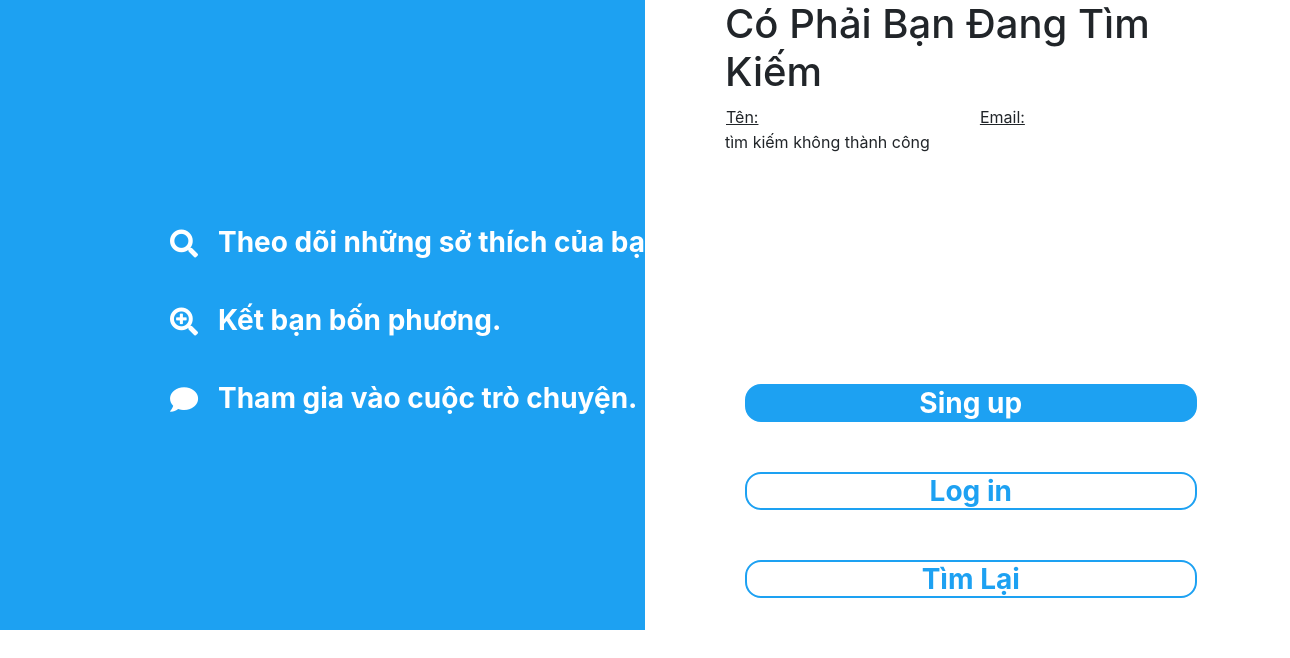
Before: /searchusername.php?tukhoa1=Phuoc Nguyen 2 with the older database file.
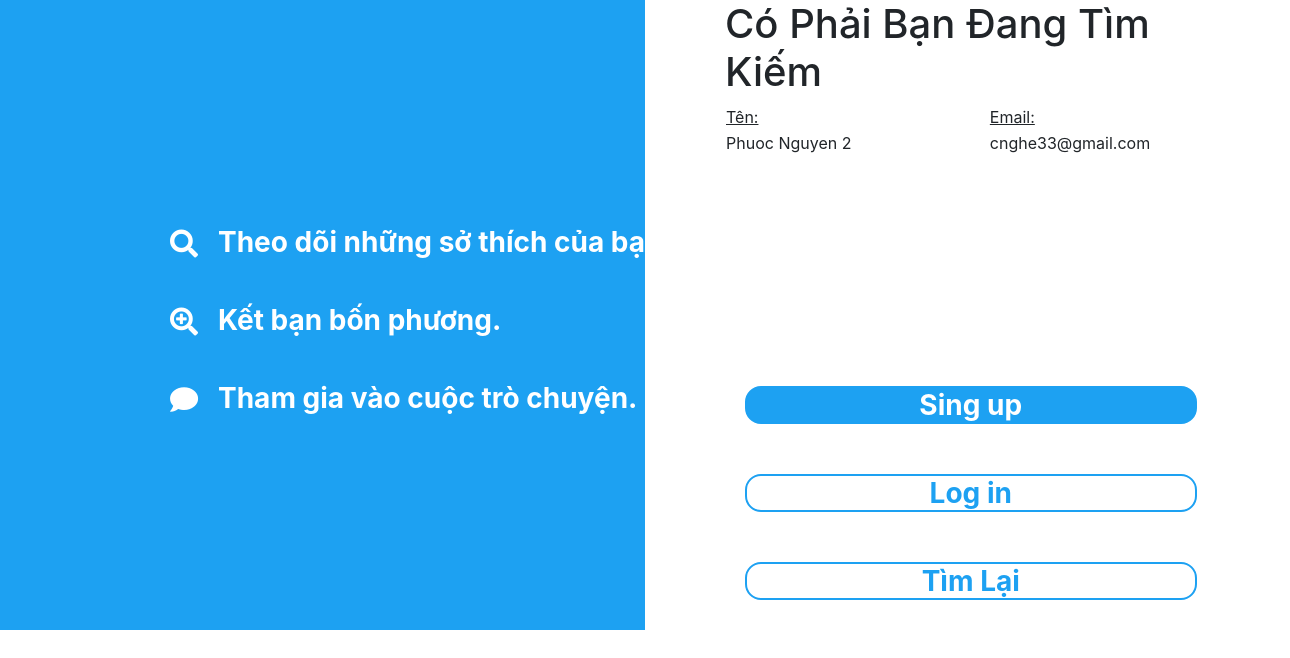
After: the same page with the newer database file.
### tables this page shows
CREATE TABLE `users` (
  `id` int(11) NOT NULL,
  `email` varchar(255) NOT NULL,
  `password` varchar(255) NOT NULL,
  `fullname` varchar(255) NOT NULL,
  `used` int(11) NOT NULL
);

### searchusername.php (the view, shortened to what this page needs)
<!DOCTYPE html>
<html lang="en">
<head>
    <link rel="stylesheet" href="https://use.fontawesome.com/releases/v5.1.1/css/all.css">
    <link rel="stylesheet" href="style/hieuung.css">
    <link rel="stylesheet" href="https://stackpath.bootstrapcdn.com/bootstrap/4.2.1/css/bootstrap.min.css">
</head>
<body>
<div class="_big">
        <div class="_left">
            <div class="_adv">
                <span class="fa fa-search">
                </span>
                <span>Theo dõi những sở thích của bạn</span>
            </div>
            <div class="_adv">
                 <span class="fa fa-search-plus">
                </span>
                <span>Kết bạn bốn phương.</span>
            </div>
            <div class="_adv">
                <span class="fa fa-comment">
                </span>
                <span>Tham gia vào cuộc trò chuyện.</span>
            </div>
        </div>
        <div class="_right">
            <div class="_right1">
                <div >
                <?php
$s = trim(htmlspecialchars(addslashes($_GET['tukhoa1'])));
if ($s != null) {
    $db = new PDO('mysql:host=localhost;dbname=dack;charset=utf8', 'root', '');
    $stmt = $db->prepare("SELECT * FROM users WHERE fullname LIKE '%$s%' or email LIKE '%$s%' ORDER BY id ");
    $stmt->setFetchMode(PDO::FETCH_ASSOC);
    $stmt->execute();
    $resultSet = $stmt->fetchAll(PDO::FETCH_ASSOC);
    echo "<table width = '600' boder ='5'> ";
    echo " <h1> Có Phải Bạn Đang Tìm Kiếm </h1>";
    echo "<tr>";
    echo"<td><u> Tên: </u></td> ";
    echo"<td><u> Email: </u> </td> ";
    echo "</tr>";
        $i = 0;
        foreach ($resultSet as $row) {
        $ten = $row['fullname'];
        $email = $row['email'];
        echo "<tr>";
        echo"<td> $ten </td> ";
        echo"<td> $email </td> ";
        echo "</tr>";
        $i++;
        }
     echo "</table> "   ;
if($i == 0) {echo '<div> tìm kiếm không thành công </div>';}
    }
 else {
    echo '<div>Vui lòng nhập từ khóa tìm kiếm.</div>';
}
?>
                 </div>
                <a href="singup.php">
                    <div class="_button" style="background-color: #1da1f2;"> Sing up</div>
                </a>
                <a href="login.php">
                    <div class="_button" style="color: #1da1f2"> Log in</div>
                </a>
                <a href="timban.php">
                    <div class="_button" style="color: #1da1f2"> Tìm Lại </div>
                </a>
            </div>
        </div>
    </div>
   </body>
   </html>

### style/hieuung.css (style rules this page uses)
._big { width: 100%; height: auto; display: flex; flex-wrap: wrap; }
._big ._left { width: 50%; background-color: #1da1f2; height: 630px; }
._big ._left ._adv { display: flex; font-size: 28px; font-weight: bold; line-height: 24px; left: 150px; top: 230px; color:white; position: relative; margin-bottom: 50px; }
._big ._left ._adv span { margin-left: 20px; }
._big ._right { width: 50%; height: 630px; }
._big ._right ._right1 { width: 70%; height: 600px; margin-left: 80px; }
._big ._right ._button { font-size: 28px; font-weight: bold; line-height: 24px; left: 20px; top: 230px; color:white; position: relative; margin-bottom: 50px; border: 2px solid #1da1f2; border-radius: 16px; text-align: center; padding: 5px; }
a { text-decoration: none; }

Changed rows visible on the page:
added users: fullname "Phuoc Nguyen 2", email "cnghe33@gmail.com"
Other visible differences:
text no longer shown: "tìm kiếm không thành công"
